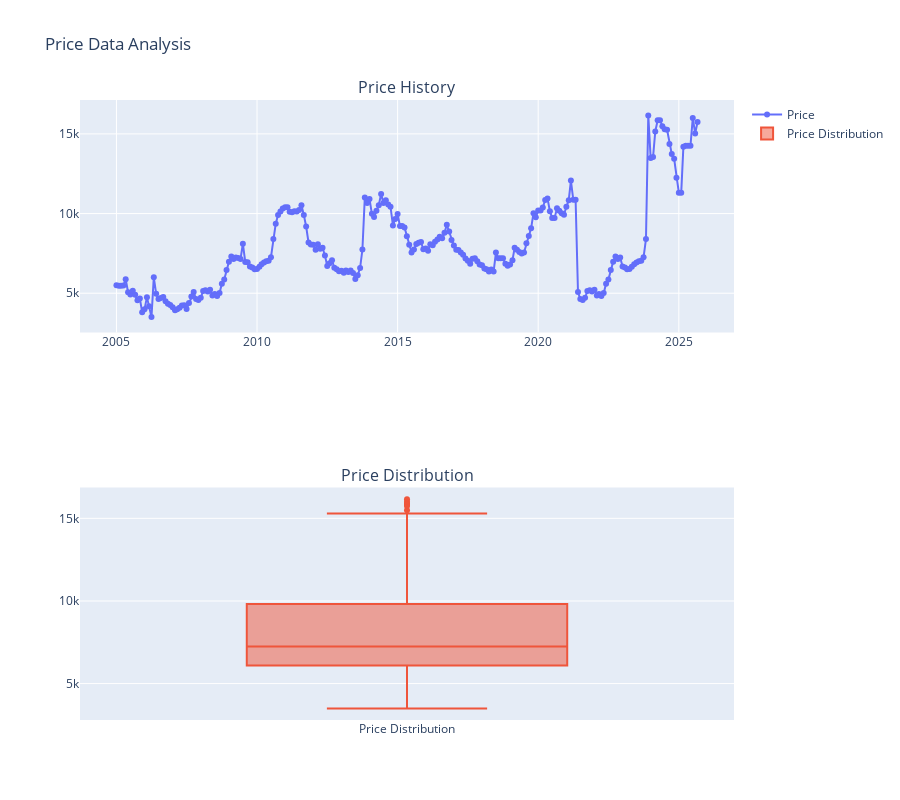

Here is the notebook cell this chart was saved with:
### Code cell
# Data Cleaning and Outlier Detection
# Handle missing values
df = df.dropna(subset=['y'])

# Outlier detection using z-score method
df['zscore'] = (df['y'] - df['y'].mean()) / df['y'].std()
outliers = df[df['zscore'].abs() > 3]
print("\nPotential Outliers (z-score > 3):")
print(outliers[['ds', 'y', 'zscore']] if not outliers.empty else "No significant outliers found")

# Create initial visualization
fig = make_subplots(rows=2, cols=1, 
                    subplot_titles=('Price History', 'Price Distribution'))

# Price history plot
fig.add_trace(
    go.Scatter(x=df['ds'], y=df['y'], mode='lines+markers', name='Price'),
    row=1, col=1
)

# Price distribution
fig.add_trace(
    go.Box(y=df['y'], name='Price Distribution'),
    row=2, col=1
)

fig.update_layout(height=800, showlegend=True,
                 title_text="Price Data Analysis")
fig.show()

# Drop working columns
df = df.drop(columns=['zscore'])

### Figure 1 — Plotly figure (JSON) as saved in the notebook; plotly's stock layout.template omitted (floating-point values rounded to 4 significant figures; data arrays with more than 128 entries replaced by an {"elided": "..."} marker saying what was removed)
{"data": [{"mode": "lines+markers", "name": "Price", "type": "scatter", "x": {"elided": "249 str values"}, "xaxis": "x", "y": {"elided": "249 int values"}, "yaxis": "y"}, {"name": "Price Distribution", "type": "box", "xaxis": "x2", "y": {"elided": "249 int values"}, "yaxis": "y2"}], "layout": {"annotations": [{"font": {"size": 16}, "showarrow": false, "text": "Price History", "x": 0.5, "xanchor": "center", "xref": "paper", "y": 1, "yanchor": "bottom", "yref": "paper"}, {"font": {"size": 16}, "showarrow": false, "text": "Price Distribution", "x": 0.5, "xanchor": "center", "xref": "paper", "y": 0.375, "yanchor": "bottom", "yref": "paper"}], "height": 800, "showlegend": true, "title": {"text": "Price Data Analysis"}, "xaxis": {"anchor": "y", "domain": [0, 1]}, "xaxis2": {"anchor": "y2", "domain": [0, 1]}, "yaxis": {"anchor": "x", "domain": [0.625, 1]}, "yaxis2": {"anchor": "x2", "domain": [0, 0.375]}}}
